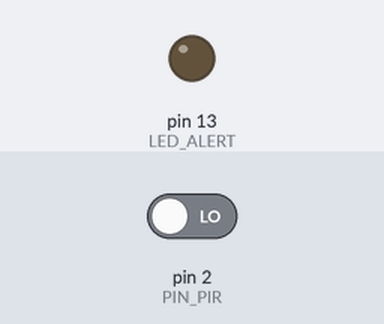
A sketch run on a simulated Arduino Uno, built with avr-gcc and run on an emulated ATmega328P. On the bench: output pins drawn as LEDs (lit = HIGH). Inputs (shaded band) come from the test bench; at power-on: pin 2 (PIN_PIR) LOW. What the sketch prints to the serial monitor is not drawn.

Above: at 1.8 s.
1.9 s: pin 2 (PIN_PIR) driven HIGH
At 3.2 s:
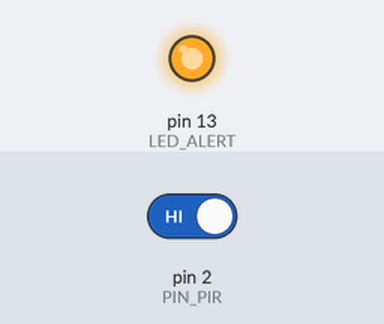
3.5 s: pin 2 (PIN_PIR) driven LOW
At 4.6 s:
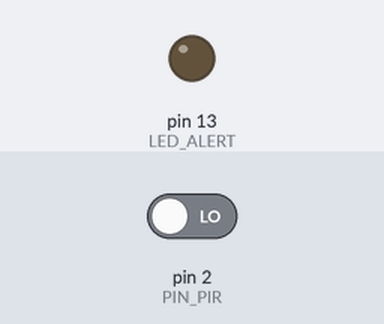
Timing chart, 0 to 6.5 s (numbered marks = the images above; inputs shaded):
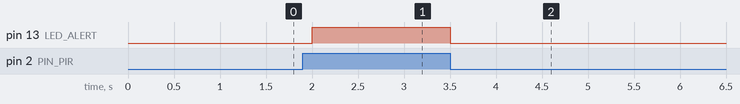

The sketch:

test_pir.ino
```cpp
// Test PIR - HackTurin 2026
// Collega il PIR: VCC → 5V | GND → GND | OUT → Pin D2 (o D3)

#define PIN_PIR    2   // cambia in 3 se usi D3
#define LED_ALERT  13

void setup() {
  Serial.begin(9600);
  pinMode(PIN_PIR, INPUT);
  pinMode(LED_ALERT, OUTPUT);
  Serial.println("Test PIR avviato — in attesa di movimento...");
}

void loop() {
  if (digitalRead(PIN_PIR) == HIGH) {
    digitalWrite(LED_ALERT, HIGH);
    Serial.println("MOVIMENTO RILEVATO!");
  } else {
    digitalWrite(LED_ALERT, LOW);
    Serial.println("Nessun movimento");
  }
  delay(500);
}
```

Measured:
- after the input at 1.9 s, pin 13 (LED_ALERT): LOW → HIGH after 0.10 s
- after the input at 3.5 s, pin 13 (LED_ALERT): HIGH → LOW at once
